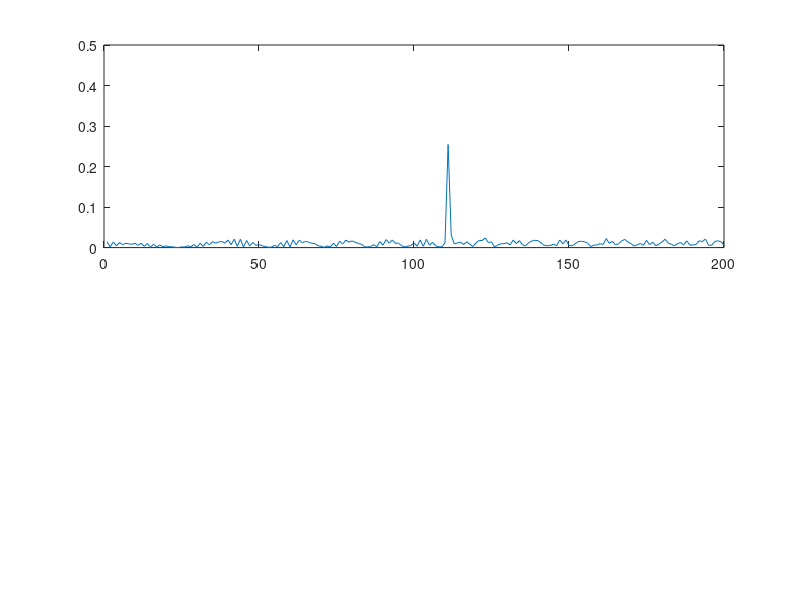
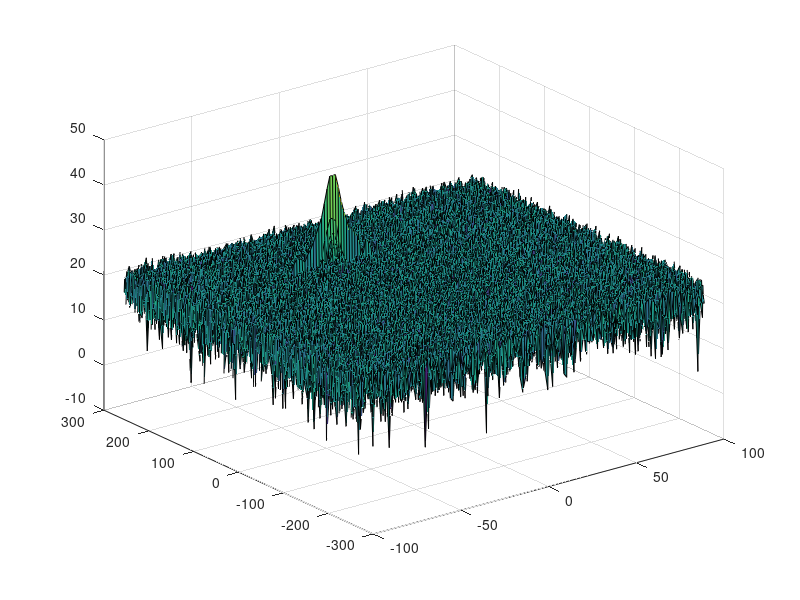
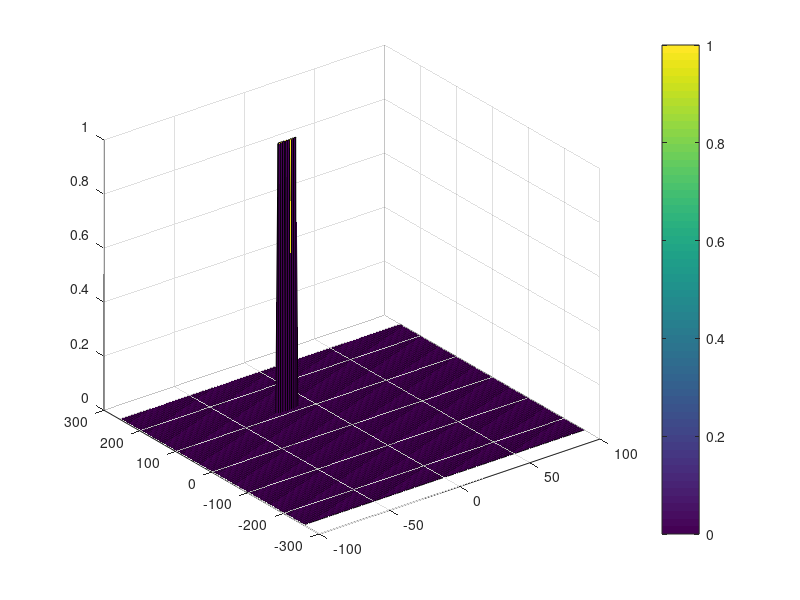

MATLAB code to generate these figures, in order:
clear all;
close all;
clc;

%% Radar Specifications 
%%%%%%%%%%%%%%%%%%%%%%%%%%%
% Frequency of operation = 77GHz
% Max Range = 200m
% Range Resolution = 1 m
% Max Velocity = 100 m/s
%%%%%%%%%%%%%%%%%%%%%%%%%%%

%speed of light = 3e8
%% User Defined Range and Velocity of target
% *%TODO* :
% define the target's initial position and velocity. Note : Velocity
% remains contant
c = 3e8;
max_range = 200;
range_res = 1;
max_vel = 100;

R = 110;  %initial position in m
v = -20;  %velocity in m/s

%% FMCW Waveform Generation

% *%TODO* :
%Design the FMCW waveform by giving the specs of each of its parameters.
% Calculate the Bandwidth (B), Chirp Time (Tchirp) and Slope (slope) of the FMCW
% chirp using the requirements above.
B = c/(2*range_res);
tau = 2 * max_range / c;  % round trip time
Tchirp = 5.5 * tau;
slope = B / Tchirp;

%Operating carrier frequency of Radar 
fc= 77e9;             %carrier freq

                                                          
%The number of chirps in one sequence. Its ideal to have 2^ value for the ease of running the FFT
%for Doppler Estimation. 
Nd=128;                   % #of doppler cells OR #of sent periods % number of chirps

%The number of samples on each chirp. 
Nr=1024;                  %for length of time OR # of range cells

% Timestamp for running the displacement scenario for every sample on each
% chirp
t=linspace(0,Nd*Tchirp,Nr*Nd); %total time for samples


%Creating the vectors for Tx, Rx and Mix based on the total samples input.
Tx=zeros(1,length(t)); %transmitted signal
Rx=zeros(1,length(t)); %received signal
Mix = zeros(1,length(t)); %beat signal

%Similar vectors for range_covered and time delay.
r_t=zeros(1,length(t));
td=zeros(1,length(t));


%% Signal generation and Moving Target simulation
% Running the radar scenario over the time. 

for i=1:length(t)         
    
    
    % *%TODO* :
    %For each time stamp update the Range of the Target for constant velocity. 
    r_t(i) = v*t(i) + R;
    td(i) = 2 * r_t(i) / c;
    
    % *%TODO* :
    %For each time sample we need update the transmitted and
    %received signal. 
    Tx(i) = cos(2*pi*(fc*t(i) + slope*(t(i)^2)/2));
    Rx (i) = cos(2*pi*(fc*(t(i) - td(i)) + slope*((t(i) - td(i))^2)/2));
    
    % *%TODO* :
    %Now by mixing the Transmit and Receive generate the beat signal
    %This is done by element wise matrix multiplication of Transmit and
    %Receiver Signal
    Mix(i) = Tx(i)*Rx(i);
    
end

%% RANGE MEASUREMENT


 % *%TODO* :
%reshape the vector into Nr*Nd array. Nr and Nd here would also define the size of
%Range and Doppler FFT respectively.
Mix = reshape(Mix,[Nr,Nd]);

 % *%TODO* :
%run the FFT on the beat signal along the range bins dimension (Nr) and
%normalize.
sig_fft1 = fft(Mix,Nr);

 % *%TODO* :
% Take the absolute value of FFT output
sig_fft1 = abs(sig_fft1/Nr);

 % *%TODO* :
% Output of FFT is double sided signal, but we are interested in only one side of the spectrum.
% Hence we throw out half of the samples.
sig_fft1 = sig_fft1(1:Nr/2+1);

%plotting the range
figure ('Name','Range from First FFT')
subplot(2,1,1)

 % *%TODO* :
 % plot FFT output 
plot(sig_fft1);
 
axis ([0 200 0 0.5]);



%% RANGE DOPPLER RESPONSE
% The 2D FFT implementation is already provided here. This will run a 2DFFT
% on the mixed signal (beat signal) output and generate a range doppler
% map.You will implement CFAR on the generated RDM


% Range Doppler Map Generation.

% The output of the 2D FFT is an image that has reponse in the range and
% doppler FFT bins. So, it is important to convert the axis from bin sizes
% to range and doppler based on their Max values.

Mix=reshape(Mix,[Nr,Nd]);

% 2D FFT using the FFT size for both dimensions.
sig_fft2 = fft2(Mix,Nr,Nd);

% Taking just one side of signal from Range dimension.
sig_fft2 = sig_fft2(1:Nr/2,1:Nd);

%The fftshift function is used to shift the zero-frequency component to 
% the center of the spectrum. This is often done for visualisation purposes
sig_fft2 = fftshift (sig_fft2); 
RDM = abs(sig_fft2);
RDM = 10*log10(RDM);
%result is then converted to logarithmic scale (in decibels), which can help to 
% visualize the result because the power values can vary over several orders of magnitude.

%use the surf function to plot the output of 2DFFT and to show axis in both
%dimensions
doppler_axis = linspace(-100,100,Nd);
range_axis = linspace(-200,200,Nr/2)*((Nr/2)/400);
figure,surf(doppler_axis,range_axis,RDM);

%% CFAR implementation

%Slide Window through the complete Range Doppler Map

% *%TODO* :
%Select the number of Training Cells in both the dimensions.
Tr = 8;
Td = 8;

% *%TODO* :
%Select the number of Guard Cells in both dimensions around the Cell under 
%test (CUT) for accurate estimation
Gr = 4;
Gd = 4;

% *%TODO* :
% offset the threshold by SNR value in dB
offset = 10;

% *%TODO* :
%Create a vector to store noise_level for each iteration on training cells
noise_level = zeros(Nr/2,Nd);


% *%TODO* :
%design a loop such that it slides the CUT across range doppler map by
%giving margins at the edges for Training and Guard Cells.
%For every iteration sum the signal level within all the training
%cells. To sum convert the value from logarithmic to linear using db2pow
%function. Average the summed values for all of the training
%cells used. After averaging convert it back to logarithimic using pow2db.
%Further add the offset to it to determine the threshold. Next, compare the
%signal under CUT with this threshold. If the CUT level > threshold assign
%it a value of 1, else equate it to 0.


   % Use RDM[x,y] as the matrix from the output of 2D FFT for implementing
   % CFAR

% num training cells
T = (2*Tr + 2*Gr + 1)*(2*Td + 2*Gd + 1) - (2*Gr + 1)*(2*Gd + 1);  
CFAR = zeros(Nr/2, Nd);

% (i,j) is test cell index
for i = (Tr+Gr+1):(Nr/2-Tr-Gr) % loop over row
  
  for j = (Td+Gd+1):(Nd-Td-Gd)  % loop over column
    
    sum_all_cells = sum(db2pow(RDM(i-(Tr+Gr):i+(Tr+Gr), j-(Td+Gd):j+(Td+Gd)))(:));
    sum_test_and_guard_cells = sum(db2pow(RDM(i-Gr:i+Gr, j-Gd:j+Gd))(:));
    noise_level(i,j) = pow2db((sum_all_cells - sum_test_and_guard_cells)/T) + offset;
    
    if RDM(i,j) > noise_level(i,j)
      CFAR(i,j) = 1;
    end
    
  end
  
end



% *%TODO* :
% The process above will generate a thresholded block, which is smaller 
%than the Range Doppler Map as the CUT cannot be located at the edges of
%matrix. Hence,few cells will not be thresholded. To keep the map size same
% set those values to 0. 
 % This is already done in the for-loop above; 
 % by first initializing the CFAR with zeros and then adding values to it 
 % when condition is satisfied. 



% *%TODO* :
%display the CFAR output using the Surf function like we did for Range
%Doppler Response output.
figure,surf(doppler_axis,range_axis,CFAR);
colorbar;


 
 